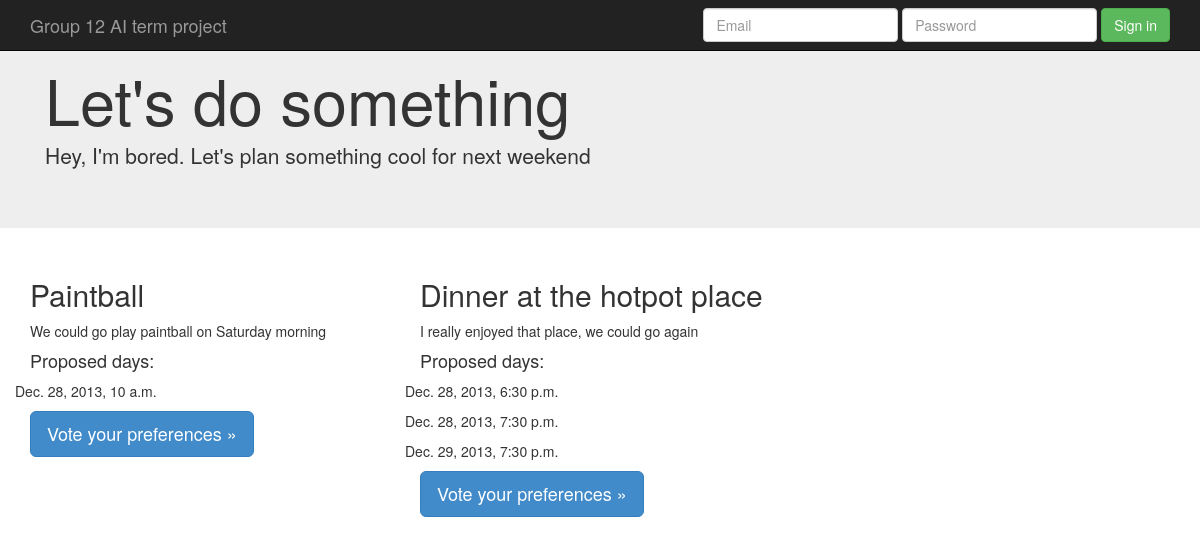
The app's page /events/1/ with its own data.
### events/models.py (models this page shows, shortened)
class Event(models.Model):
    title = models.CharField(max_length=200)
    pub_date = models.DateTimeField('date published')
    deadline_date =  models.DateTimeField('deadline to answer')
    comment = models.CharField(max_length=2000)

class Activity(models.Model):
    event = models.ForeignKey(Event)
    title = models.CharField(max_length=200)
    description = models.CharField(max_length=2000)
    time_duration_hours = models.IntegerField(default=1)

class Day(models.Model):
    activity = models.ForeignKey(Activity)
    day = models.DateTimeField('day')

### events/views.py (the view)
# urls.py: url(r'^(?P<pk_event>\d+)/$', views.DetailView.as_view(), name='detail'),
class DetailView(generic.DetailView):
    pk_url_kwarg = 'pk_event' #I find more clear to use this name than only pk
    model = Event
    template_name = 'events/detail.html'

### events/templates/events/detail.html (shortened to what this page needs)
{% extends "base.html" %}
{% block jumbotron-top %}
    <h1>{{ event.title }}</h1>
    <p>{{ event.comment }}</p>
{% endblock jumbotron-top %}
{% block jumbotron-maincontainer %}
    <div class="row">
      {% for activity in event.activity_set.all %}
          <div class="col-md-4">
            <h2>{{activity.title}}</h2>
            <p>{{ activity.description}}</p>
            <h4>Proposed days:</h4>
            {% for day in activity.day_set.all %}
              <div class="row">
                <p>{{ day.day }}</p>
              </div>
            {% endfor%}
            <p><a class="btn btn-primary btn-lg" role="button" href="{% url 'events:activitydetail' event.id activity.id %}">Vote your preferences &raquo;</a></p>
          </div>
      {% endfor %}
    </div>
{% endblock jumbotron-maincontainer %}

### records on screen
Event: title "Let's do something", comment "Hey, I'm bored. Let's plan something cool for next weekend"
Activity: title "Paintball", description "We could go play paintball on Saturday morning"
Day: day "Dec. 28, 2013, 10 a.m."
Activity: title "Dinner at the hotpot place", description "I really enjoyed that place, we could go again"
Day: day "Dec. 28, 2013, 6:30 p.m."
Day: day "Dec. 28, 2013, 7:30 p.m."
Day: day "Dec. 29, 2013, 7:30 p.m."
